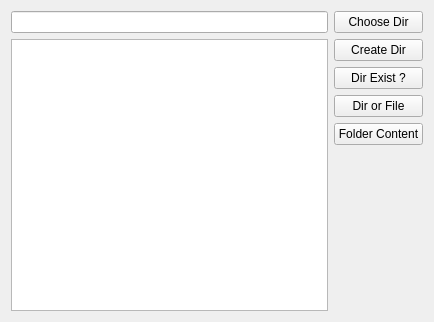
<?xml version="1.0" encoding="UTF-8"?>
<ui version="4.0">
 <class>Widget</class>
 <widget class="QWidget" name="Widget">
  <property name="geometry">
   <rect>
    <x>0</x>
    <y>0</y>
    <width>434</width>
    <height>322</height>
   </rect>
  </property>
  <property name="windowTitle">
   <string>Widget</string>
  </property>
  <layout class="QHBoxLayout" name="horizontalLayout">
   <item>
    <layout class="QVBoxLayout" name="verticalLayout_2">
     <item>
      <widget class="QLineEdit" name="lineEdit"/>
     </item>
     <item>
      <widget class="QListWidget" name="listWidget"/>
     </item>
    </layout>
   </item>
   <item>
    <layout class="QVBoxLayout" name="verticalLayout">
     <item>
      <widget class="QPushButton" name="chooseDirButton">
       <property name="text">
        <string>Choose Dir</string>
       </property>
      </widget>
     </item>
     <item>
      <widget class="QPushButton" name="createDirButton">
       <property name="text">
        <string>Create Dir</string>
       </property>
      </widget>
     </item>
     <item>
      <widget class="QPushButton" name="dirExistButton">
       <property name="text">
        <string>Dir Exist ?</string>
       </property>
      </widget>
     </item>
     <item>
      <widget class="QPushButton" name="dirOrFileButton">
       <property name="text">
        <string>Dir or File</string>
       </property>
      </widget>
     </item>
     <item>
      <widget class="QPushButton" name="folderContentButton">
       <property name="text">
        <string>Folder Content</string>
       </property>
      </widget>
     </item>
     <item>
      <spacer name="verticalSpacer">
       <property name="orientation">
        <enum>Qt::Vertical</enum>
       </property>
       <property name="sizeHint" stdset="0">
        <size>
         <width>20</width>
         <height>40</height>
        </size>
       </property>
      </spacer>
     </item>
    </layout>
   </item>
  </layout>
 </widget>
 <resources/>
 <connections/>
</ui>
